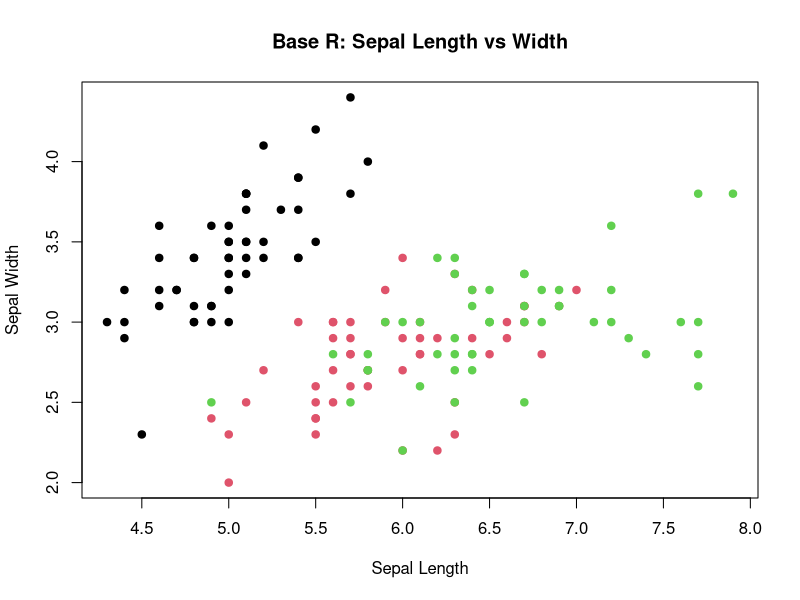
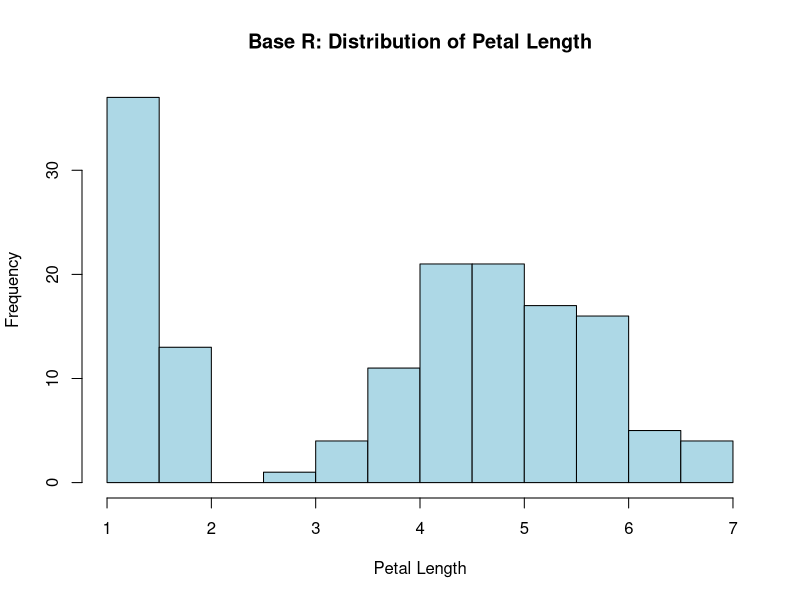
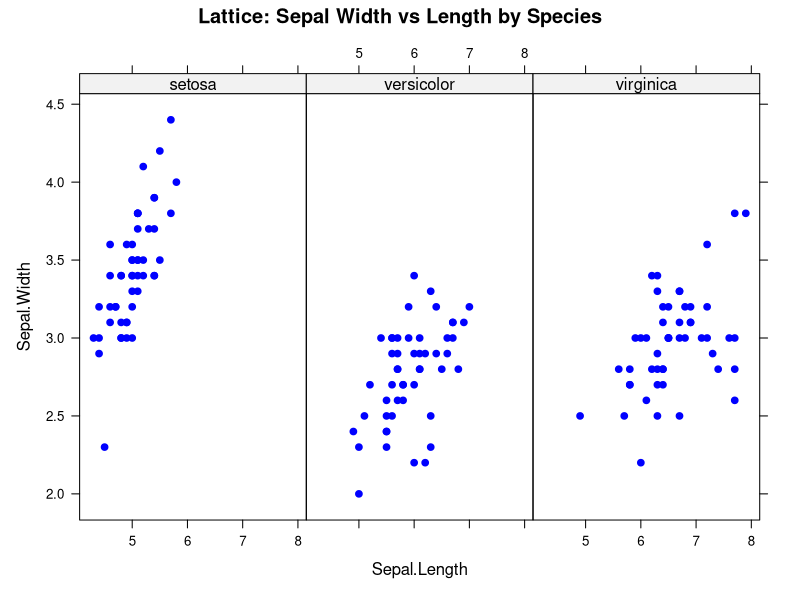
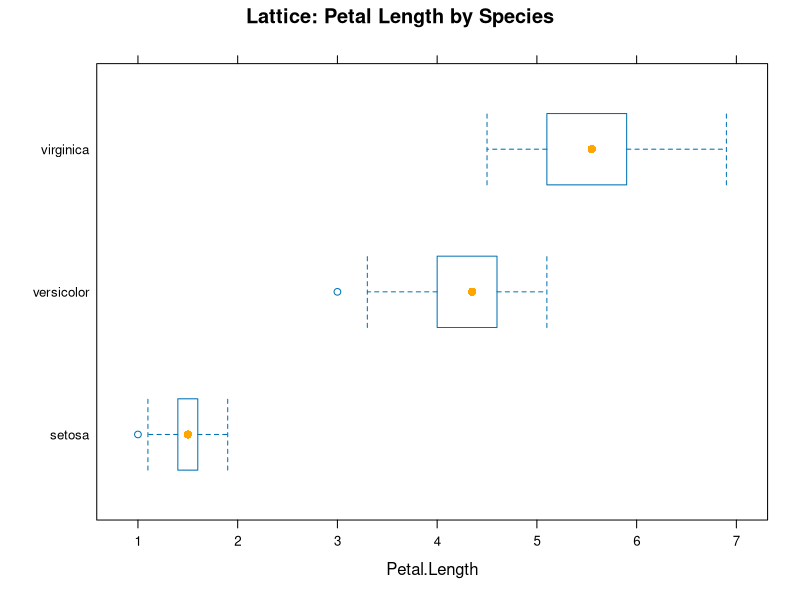
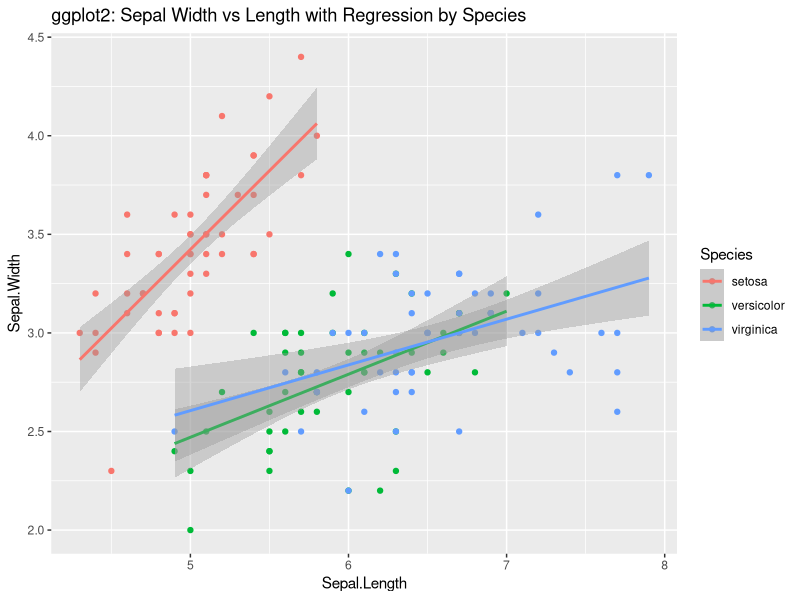
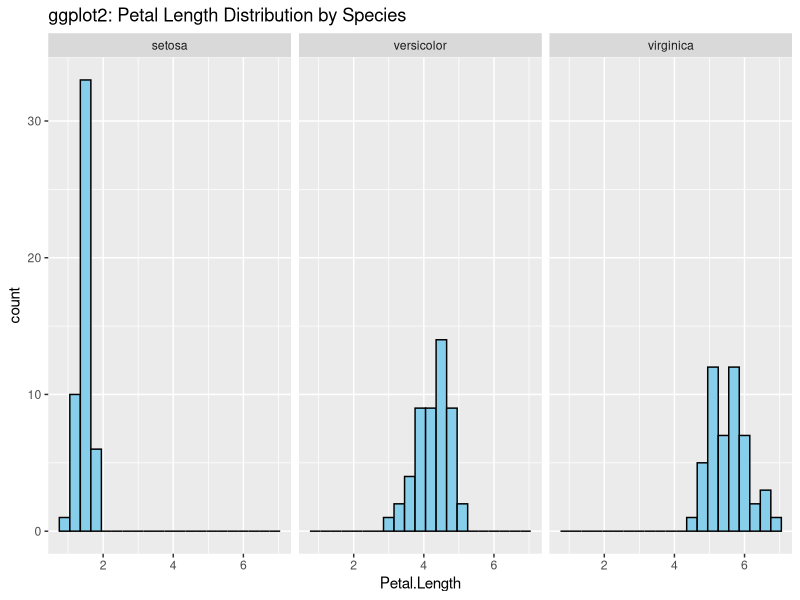

These figures' R source, in order:
# Load dataset
data("iris", package = "datasets")
head(iris)

# Base R Graphics
# 1. Scatter plot: Sepal.Length vs Sepal.Width
plot(iris$Sepal.Length, iris$Sepal.Width,
     main = "Base R: Sepal Length vs Width",
     xlab = "Sepal Length",
     ylab = "Sepal Width",
     col = iris$Species,
     pch = 19)

# 2. Histogram: Distribution of Petal.Length
hist(iris$Petal.Length,
     main = "Base R: Distribution of Petal Length",
     xlab = "Petal Length",
     col = "lightblue",
     border = "black")

# Lattice Graphics
library(lattice)

# 1. Conditional scatter plot: Sepal.Length vs Sepal.Width by Species
xyplot(Sepal.Width ~ Sepal.Length | Species,
       data = iris,
       main = "Lattice: Sepal Width vs Length by Species",
       layout = c(3,1),
       pch = 19,
       col = "blue")

# 2. Box plot: Petal.Length by Species
bwplot(Species ~ Petal.Length,
       data = iris,
       main = "Lattice: Petal Length by Species",
       col = "orange")

# ggplot2 Graphics
library(ggplot2)

# 1. Scatter plot with linear smoothing by Species
ggplot(iris, aes(x = Sepal.Length, y = Sepal.Width, color = Species)) +
  geom_point() +
  geom_smooth(method = "lm") +
  labs(title = "ggplot2: Sepal Width vs Length with Regression by Species")

# 2. Faceted histogram of Petal.Length by Species
ggplot(iris, aes(x = Petal.Length)) +
  geom_histogram(binwidth = 0.3, fill = "skyblue", color = "black") +
  facet_wrap(~ Species) +
  labs(title = "ggplot2: Petal Length Distribution by Species")
